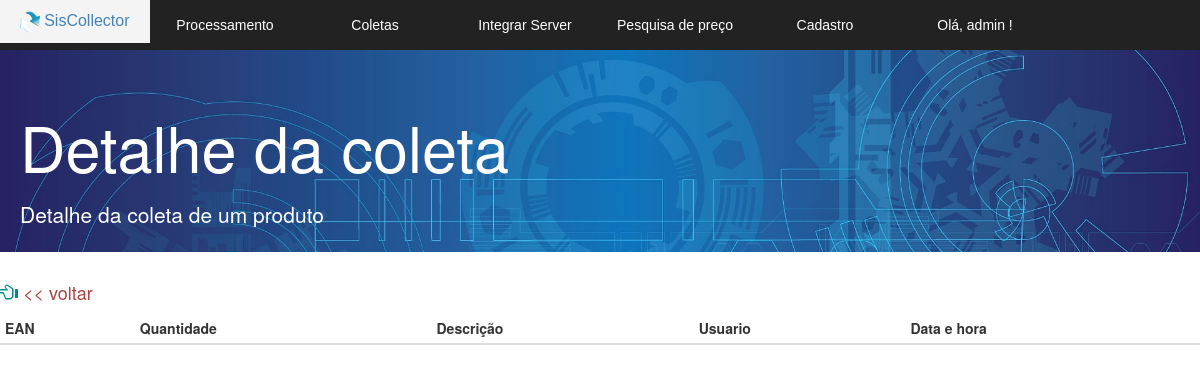
The app's page /v_listar_tempo_detalhe.php?referencia=2012 (signed in), older data.
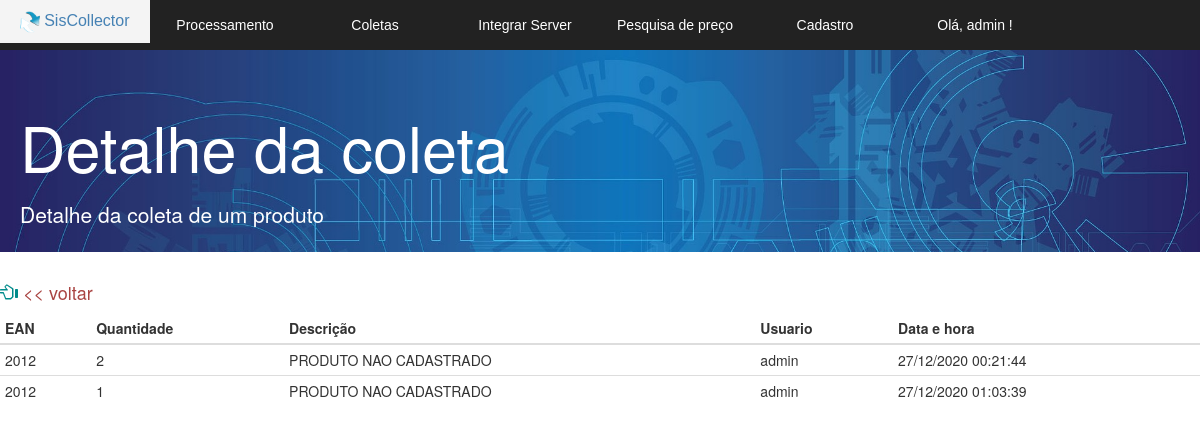
The same page, newer data.
### tables this page shows
CREATE TABLE IF NOT EXISTS `coletor_importar` (
  `referencia` varchar(255) NOT NULL,
  `quantidade` int(11) NOT NULL,
  `descricao` varchar(255) NOT NULL,
  `usuario` varchar(255) NOT NULL,
  `hora` datetime DEFAULT NULL,
  `local_estoque` int(2) DEFAULT '0',
  `local_loja` int(2) DEFAULT '0',
  `fabricante` varchar(255) DEFAULT NULL,
  `id` bigint(20) NOT NULL AUTO_INCREMENT,
  `chave_sessao` int(2) DEFAULT NULL,
  PRIMARY KEY (`id`),
  KEY `fk_sessao` (`chave_sessao`)
);

### v_listar_tempo_detalhe.php (the view, shortened to what this page needs)
<?php
$referencia = $_GET['referencia'];
?>
<!DOCTYPE html>
<html>
<head>
  <link href="bootstrap/css/bootstrap.min.css" rel="stylesheet">
  <link rel="stylesheet" href="css.css">
  <link rel="stylesheet" href="normalize.css">
</head>
<body>
	<section id="principal">
   <?php require 'v_cabecalho.php';?>
   <section class="corpo">
    <div class="jumbotron jumbotron-fluid">
      <div class="container">
        <h1 class="display-4">Detalhe da coleta</h1>
        <p class="lead">Detalhe da coleta de um produto</p>
      </div>
    </div>
  <h4> <a href="v_listar_tempo_real.php"> <span class="glyphicon glyphicon-hand-left icones" aria-hidden="true"></span> << voltar</a> </h4>
    <?php
    $listagem = mysqli_query($conexao,"SELECT id, referencia,quantidade, descricao, usuario, hora from coletor_importar   where referencia = '$referencia' order by id;");
    ?>
    <table class="table table-condensed">
     <thead >
      <tr class="table-primary">
        <th scope="col">EAN</th>
        <th scope="col">Quantidade</th>
        <th scope="col">Descrição</th>
        <th scope="col">Usuario</th>
        <th scope="col">Data e hora</th>
      </tr>
    </thead>
    <?php
    while($linha = mysqli_fetch_array($listagem)) {
    ?>
      <tr>
      <?php $data = $linha['hora']; ?>
        <td> <?= $linha['referencia'] ?> </td>
        <td> <?= $linha['quantidade'] ?> </td>
        <td> <?= utf8_encode($linha['descricao']); ?> </td>
        <td> <?= $linha['usuario'] ?> </td>
        <td> <?php echo date('d/m/Y H:i:s', strtotime($data));  ?>  </td>
      </tr>
      <?php } ?>
  </table>
</section>
</section>
</body>
</html>

### v_cabecalho.php (shortened to what this page needs)
<?php
$usuario = $_SESSION['usuario'];
?>
<div>
<nav class="menu">
	<ul>
		<li> <a href="index.php" id="a"> <img src="logo.png" height="22px" alt=""> SisCollector	</a></li>
		<li><a href="#">Processamento</a>
		</li>
		<li><a href="#">Coletas </a>
		</li>
		<li><a href="#">Integrar Server</a>
		</li>
		<li><a href="v_pesquisa_preco.php">Pesquisa de preço</a> </li>
		<li><a href="#">Cadastro</a>
		</li>
		<li> <a href="#"> Olá, <?php echo $usuario ;?> ! </a>
		</li>
	</ul>
</nav>
</div>

### css.css (style rules this page uses)
.jumbotron { padding-top: 70px; height: 18em; width: 100%; max-height: 50%; max-width: 100%; min-height: 20%; min-width: 30%; background-image: url("bg.jpg")!important; background-size: cover; color:#ffffff; }
.jumbotron h1 { margin-bottom: 0.3em; }
.jumbotron .container { margin-left:5px; }
.icones { color:#008B8B !important; }
a:link { text-decoration:none ; }
h4 > a { color: #a94442 !important; }
.menu { position: fixed; width: 100%; height: 50px; background-color: #222; font-family: 'arial'; }
#a { padding: 10px; color: #4682B4; font-size: 16px; }
.menu ul { list-style: none; position: relative; }
.menu ul li { width: 150px; float: left; }
.menu a { padding: 15px; display: block; text-decoration: none; text-align: center; background-color: #222; color:#fff; }

Row changes from the older to the newer data that the page shows:
added coletor_importar: referencia "2012", quantidade "2", descricao "PRODUTO NAO CADASTRADO", usuario "admin", hora "27/12/2020 00:21:44"
added coletor_importar: referencia "2012", quantidade "1", descricao "PRODUTO NAO CADASTRADO", usuario "admin", hora "27/12/2020 01:03:39"
